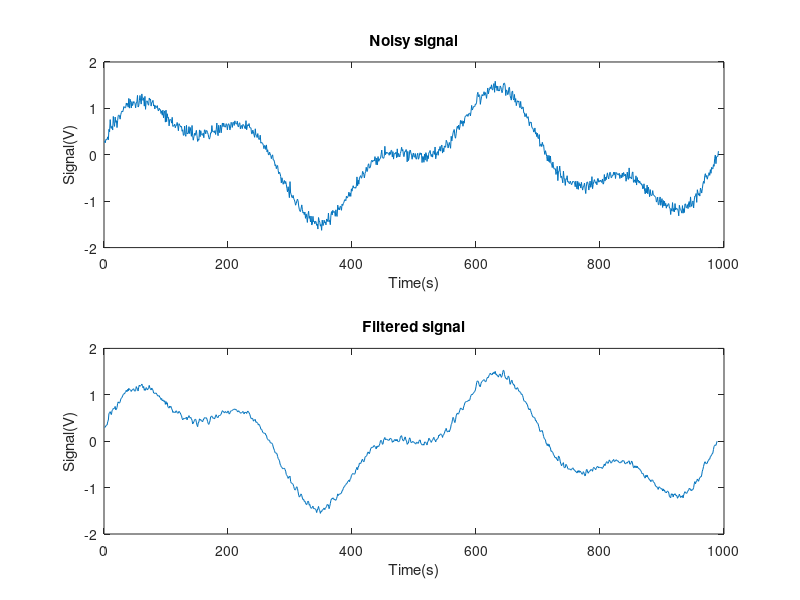

MATLAB code for this plot:
clear all; close all; clc;

t = 1:0.1:100;

x = sin(2*pi*t/50)+0.5*sin(2*pi*t/20);
xn = 0.07*normrnd(0,1,1,length(t));
xnoisy = x+xn;
subplot(2,1,1)
plot(xnoisy)
xlabel('Time(s)');
ylabel('Signal(V)');
title('Noisy signal')

N=3;
y=[];
for ii = N:length(xnoisy)
	y = [y xnoisy(ii)+xnoisy(ii-N+1)+xnoisy(ii-N+2)];
end
y = y/N;

subplot(2,1,2)
plot(y)
xlabel('Time(s)');
ylabel('Signal(V)');
title('Filtered signal')
